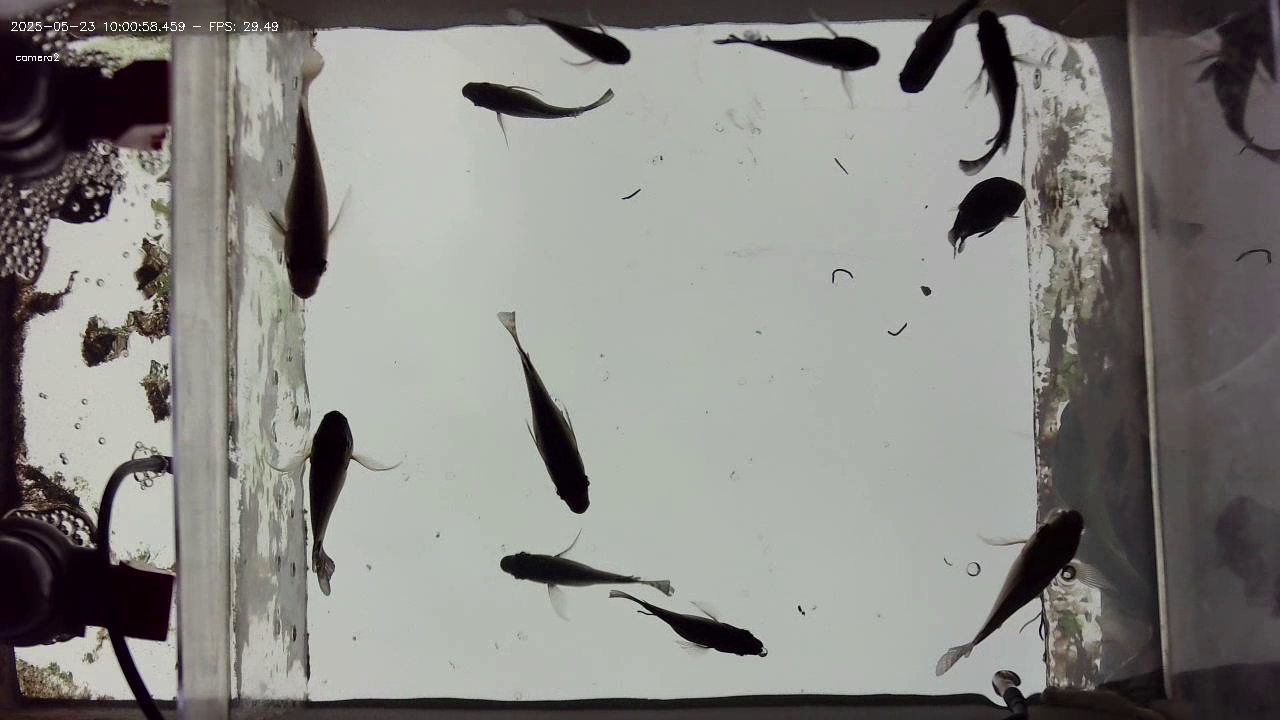
#> input picture model/image00500.png, 1280 x 720 px, found by its file name
$ python myonnx2rknn.py
#> lines starting #> are read from the running program, lines starting #| are printed output that depends on the picture
import os
import urllib
import traceback
import time
import sys
import numpy as np
import cv2
from rknn.api import RKNN
from math import exp

ONNX_MODEL = '/home/cat/python_docs/lubancat_ai_manual_code/example/yolo11-myfish/model/myfish_rect.onnx'
RKNN_MODEL = '/home/cat/python_docs/lubancat_ai_manual_code/example/yolo11-myfish/model/myfish_rect.rknn'
DATASET = '/home/cat/python_docs/lubancat_ai_manual_code/example/myfish_Dataset/myfish_subset_20.txt'

QUANTIZE_ON = False

CLASSES = ['myfish']

meshgrid = []

class_num = len(CLASSES)
headNum = 3
strides = [8, 16, 32]
mapSize = [[80, 80], [40, 40], [20, 20]]
nmsThresh = 0.5
objectThresh = 0.5

input_imgH = 640
input_imgW = 640


class DetectBox:
    # [62 lines left out: functions __init__, GenerateMeshgrid, IOU, NMS, not called in this run]


def sigmoid(x):
    return 1 / (1 + exp(-x))


# [53 lines left out: function postprocess_v8, not called in this run]


def export_rknn_inference(img):
    # Create RKNN object
    rknn = RKNN(verbose=False)

    # pre-process config
    print('--> Config model')
    rknn.config(mean_values=[[0, 0, 0]], std_values=[[255, 255, 255]],
                quantized_algorithm='normal', quantized_method='channel',
                target_platform='rk3576')
    print('done')

    # Load ONNX model - 修复：去掉outputs参数
    print('--> Loading model')
    ret = rknn.load_onnx(model=ONNX_MODEL)  # 自动识别输出节点
    if ret != 0:
        print('Load model failed!')
        exit(ret)
    print('done')

    # Build model
    print('--> Building model')
    ret = rknn.build(do_quantization=QUANTIZE_ON, dataset=DATASET, rknn_batch_size=1)
    if ret != 0:
        print('Build model failed!')
        exit(ret)
    print('done')

    # Export RKNN model
    print('--> Export rknn model')
    ret = rknn.export_rknn(RKNN_MODEL)
    if ret != 0:
        print('Export rknn model failed!')
        exit(ret)
    print('done')

    # Init runtime environment
    print('--> Init runtime environment')
    ret = rknn.init_runtime()
    if ret != 0:
        print('Init runtime environment failed!')
        exit(ret)
    print('done')

    # Inference
    print('--> Running model')
    outputs = rknn.inference(inputs=[img])
    rknn.release()
    print('done')

    return outputs


if __name__ == '__main__':
    print('This is main ...')
    # 注意：单输出模型不需要 GenerateMeshgrid()

    img_path = '/home/cat/python_docs/lubancat_ai_manual_code/example/yolo11-myfish/model/image00500.png'
    orig_img = cv2.imread(img_path)
#> orig_img is the input picture: shape (720, 1280, 3); mean B, G, R 129.9, 133.7, 134.5
    img_h, img_w = orig_img.shape[:2]
#> img_h = 720; img_w = 1280

    origimg = cv2.resize(orig_img, (input_imgW, input_imgH), interpolation=cv2.INTER_LINEAR)
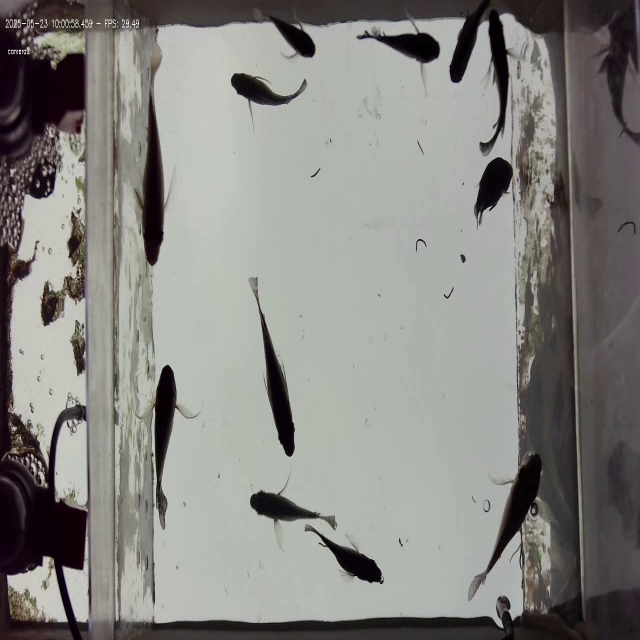
#> origimg: shape (640, 640, 3); mean B, G, R 129.8, 133.7, 134.4
    origimg = cv2.cvtColor(origimg, cv2.COLOR_BGR2RGB)

    img = np.expand_dims(origimg, 0)

#> (the run stopped early here; a loop or call above may not have finished)
